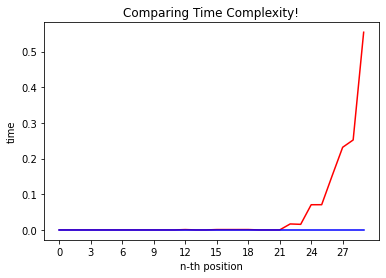

This chart was generated by the following Python code:
''' Lab1  
    Sec: 01
    ID: 20301115
    
#task 3 Graph plotting
'''

import time
import math
import matplotlib.pyplot as plt
import numpy as np
def fibonacci_1(n):
    if n <= 0:
        print("Invalid input!")
    elif n <= 2:
        return n-1
    else:
        return fibonacci_1(n-1)+fibonacci_1(n-2)

def fibonacci_2(n):
    fibonacci_array = [0,1]
    if n < 0:
        print("Invalid input!")
    elif n <= 2:
        return fibonacci_array[n-1]
    else:
        for i in range(2,n):
            fibonacci_array.append(fibonacci_array[i-1] + fibonacci_array[i-2])
        return fibonacci_array[-1]

#change the value of n for your own experimentation
n = 30
x = [i for i in range(n)]
y = [0 for i in range(n)]
z = [0 for i in range(n)]
for i in range(n-1):

    start = time.time()
    fibonacci_1(x[i+1])
    y[i+1]= time.time()-start
    start = time.time()
    fibonacci_2(x[i+1])
    z[i+1]= time.time()-start
x_interval = math.ceil(n/10)
plt.plot(x, y, 'r')
plt.plot(x, z, 'b')
plt.xticks(np.arange(min(x), max(x)+1, x_interval))
plt.xlabel('n-th position')
plt.ylabel('time')
plt.title('Comparing Time Complexity!')
plt.show()
